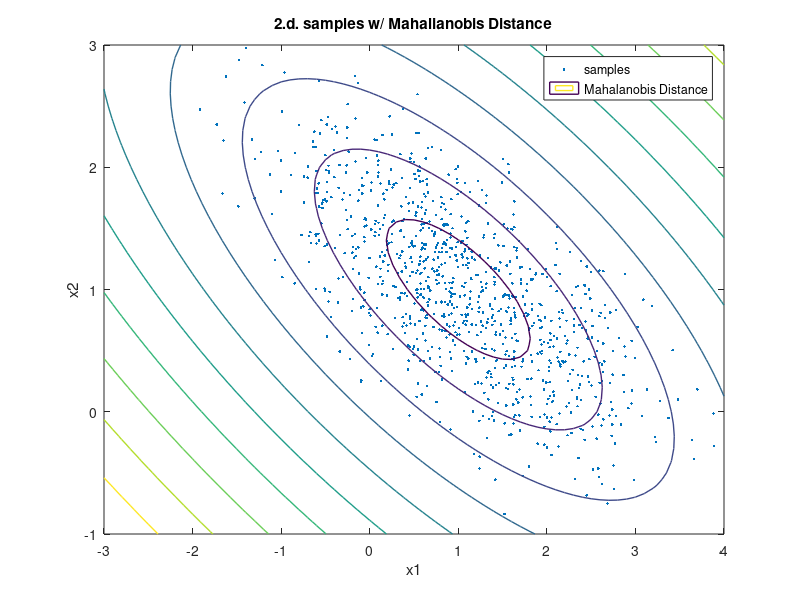

Write MATLAB code to recreate this figure.
%close figure windows and clear workspace
close all; clc; warning off;

%initialized identity matrix and mu = [0 0]
muIdentity = [0 0];
Identity = [1 0; 0 1];

% real mu and sigma
mu = [1 ; 1];
sigma = [1 -0.5 ; -0.5 0.5];

% diagonalize sigma and use its diagonalization to transform samples from
% N(0,I) to N(mu,sigma)
[V,D,VT] = eig(sigma);
R = mvnrnd(muIdentity,Identity,1000);
T = V * sqrtm(D);
Sample = T * R'+mu;
d = sqrt(diag(D));



% Plot random samples
figure
plot(Sample(1,:),Sample(2,:),'.')
hold on



%Plot levels curves of the Mahalanobis Distance

x1 = -3:.1:4; x2 = -1:.1:3;
[X1,X2] = meshgrid(x1,x2);
M = sqrt(diag(([X1(:) X2(:)]'-mu)'*inv(sigma)*([X1(:) X2(:)]'-mu)));
M = reshape(M,length(x2),length(x1));
contour(x1,x2,M,'LineWidth',1);



title('2.d. samples w/ Mahalianobis Distance')
legend('samples','Mahalanobis Distance','eigenvector1','eigenvector2')
xlabel('x1') 
ylabel('x2') 
axis([-3 4 -1 3])
hold off